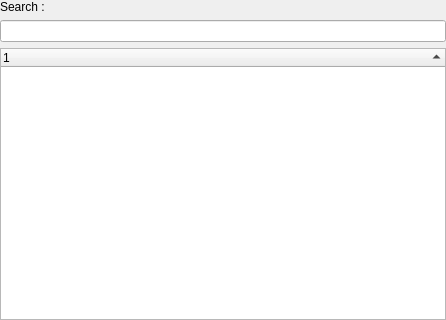
<?xml version="1.0" encoding="UTF-8"?>
<ui version="4.0">
 <class>FriendSelectionWidget</class>
 <widget class="QWidget" name="FriendSelectionWidget">
  <property name="geometry">
   <rect>
    <x>0</x>
    <y>0</y>
    <width>446</width>
    <height>320</height>
   </rect>
  </property>
  <layout class="QVBoxLayout" name="verticalLayout">
   <property name="margin">
    <number>0</number>
   </property>
   <item>
    <widget class="QLabel" name="filterLabel">
     <property name="text">
      <string>Search :</string>
     </property>
    </widget>
   </item>
   <item>
    <layout class="QHBoxLayout" name="horizontalLayout">
     <item>
      <widget class="LineEditClear" name="filterLineEdit"/>
     </item>
    </layout>
   </item>
   <item>
    <widget class="RSTreeWidget" name="friendList">
     <property name="minimumSize">
      <size>
       <width>20</width>
       <height>0</height>
      </size>
     </property>
     <property name="contextMenuPolicy">
      <enum>Qt::CustomContextMenu</enum>
     </property>
     <property name="editTriggers">
      <set>QAbstractItemView::NoEditTriggers</set>
     </property>
     <property name="sortingEnabled">
      <bool>true</bool>
     </property>
     <property name="allColumnsShowFocus">
      <bool>true</bool>
     </property>
     <property name="expandsOnDoubleClick">
      <bool>false</bool>
     </property>
     <column>
      <property name="text">
       <string/>
      </property>
     </column>
    </widget>
   </item>
  </layout>
 </widget>
 <customwidgets>
  <customwidget>
   <class>LineEditClear</class>
   <extends>QLineEdit</extends>
   <header location="global">gui/common/LineEditClear.h</header>
  </customwidget>
  <customwidget>
   <class>RSTreeWidget</class>
   <extends>QTreeWidget</extends>
   <header>gui/common/RSTreeWidget.h</header>
  </customwidget>
 </customwidgets>
 <resources/>
 <connections/>
</ui>
